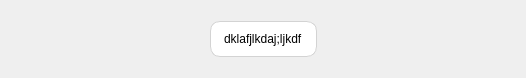
<?xml version="1.0" encoding="UTF-8"?>
<ui version="4.0">
 <class>MessageWidget</class>
 <widget class="QWidget" name="MessageWidget">
  <property name="geometry">
   <rect>
    <x>0</x>
    <y>0</y>
    <width>526</width>
    <height>78</height>
   </rect>
  </property>
  <property name="windowTitle">
   <string>Form</string>
  </property>
  <layout class="QHBoxLayout" name="horizontalLayout">
   <item>
    <spacer name="horizontalSpacer">
     <property name="orientation">
      <enum>Qt::Horizontal</enum>
     </property>
     <property name="sizeHint" stdset="0">
      <size>
       <width>40</width>
       <height>20</height>
      </size>
     </property>
    </spacer>
   </item>
   <item>
    <widget class="QLabel" name="message_label">
     <property name="sizePolicy">
      <sizepolicy hsizetype="Minimum" vsizetype="Maximum">
       <horstretch>0</horstretch>
       <verstretch>0</verstretch>
      </sizepolicy>
     </property>
     <property name="styleSheet">
      <string notr="true">background: white; border-radius: 10px; padding:10px; border: 1px solid lightgray;</string>
     </property>
     <property name="text">
      <string>dklafjlkdaj;ljkdf</string>
     </property>
     <property name="wordWrap">
      <bool>true</bool>
     </property>
    </widget>
   </item>
   <item>
    <spacer name="horizontalSpacer_2">
     <property name="orientation">
      <enum>Qt::Horizontal</enum>
     </property>
     <property name="sizeHint" stdset="0">
      <size>
       <width>40</width>
       <height>20</height>
      </size>
     </property>
    </spacer>
   </item>
  </layout>
 </widget>
 <resources/>
 <connections/>
</ui>
